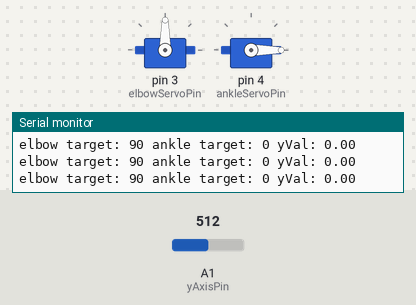
A sketch run on a simulated Arduino Uno, built with avr-gcc and run on an emulated ATmega328P. On the bench: 2 × servo, the last lines printed to the serial monitor. The test bench sets the inputs (shaded band); at power-on: A1 (yAxisPin) = 512.

Above: at 1.2 s.
1.3 s: A1 (yAxisPin) set to 582
2.8 s: A1 (yAxisPin) set to 609
At 3.27 s:
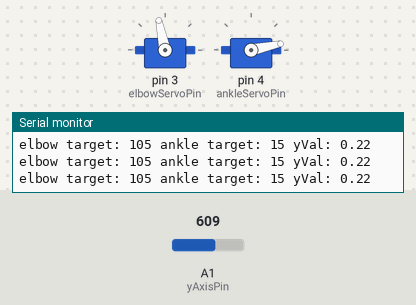
5.8 s: A1 (yAxisPin) set to 306
At 6.67 s:
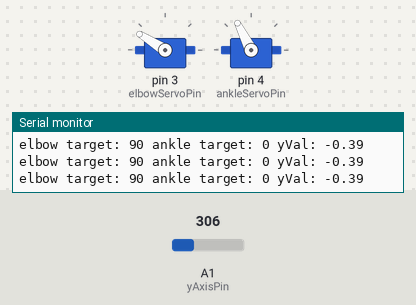
8.8 s: A1 (yAxisPin) set to 0
At 9.37 s:
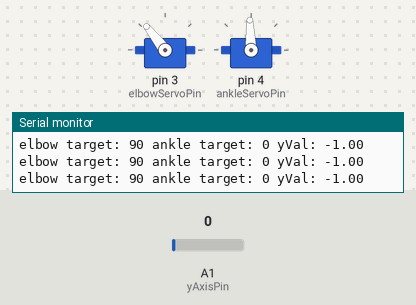
11.8 s: A1 (yAxisPin) set to 1023
At 12.08 s:
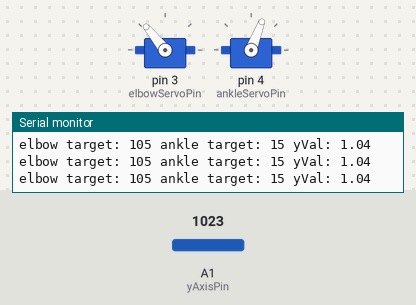
14.8 s: A1 (yAxisPin) set to 511
Timing chart, 0 to 17.3 s (numbered marks = the images above; inputs shaded):
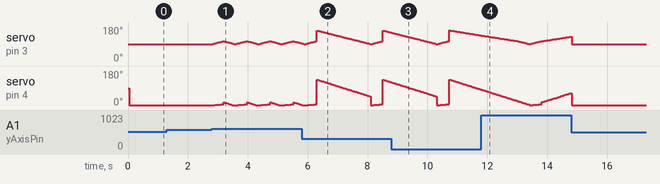

The sketch:

ServoArm.ino
```cpp
#include <Servo.h>
//Servo variables
Servo elbowServo;
Servo ankleServo;

int elbowServoPin = 3;
int elbowServoPos = 90;

int ankleServoPin = 4;
int ankleServoPos = 90;

int elbowServoRate = 1;
int ankleServoRate = 2;
unsigned long servoMoveInterval = 2;
unsigned long lastServoMoveTime = 0;

//Joystick variables
int xAxisPin = 0;
int yAxisPin = 1;
int zAxisPin = 2;

int Y_HOME = 501;
int ANALOG_TOLARANCE = 100;
float xVal, yVal;
int zVal;

enum ElbowServoPos {
  NEUTRAL = 90,
  READY_PUSH = 105,
  ON_GROUND = 162
};

enum AnkleServoPos {
  MIN = 0,
  START_PUSH = 15,
  STRAIGHT = 135
};

enum WiggleStates {
  RETRACTED,
  START_WIGGLE,
  END_WIGGLE
};

WiggleStates state = RETRACTED;
float currentWiggleStrideLength;
int currentElbowTarget;
int currentAnkleTarget;

int absoluteVal(int x) {
    return (x < 0)? -x: x;
}

class ServoPosTransition {
  public:
    int targetPos;
    int rate;
    int initialPos;
    float strideLength;
    bool initialized = false;

    bool ordered = false;
    bool done = false;
    unsigned long lastServoMoveTime = 0;

    ServoPosTransition(int targetPos, int rate) {
      this -> targetPos = targetPos;
      this -> rate = rate;
      this -> initialPos = 0;
      this -> strideLength = 1;
      this -> initialized = true;
    }

    ServoPosTransition(int targetPos, int rate, int initialPos) {
      this -> targetPos = targetPos;
      this -> rate = rate;
      this -> initialPos = initialPos;
      this -> strideLength = 1;
    }

    ServoPosTransition(int targetPos, int rate, int initialPos, float strideLength) {
      this -> strideLength = strideLength;
      this -> rate = rate * absoluteVal(strideLength);
      if (strideLength > 0) {
        this -> targetPos = targetPos > initialPos? absoluteVal(targetPos - initialPos) * absoluteVal(strideLength) + initialPos :absoluteVal(absoluteVal(targetPos - initialPos) * absoluteVal(strideLength) - initialPos);
        this -> initialPos = initialPos;
      } else {
        this -> targetPos = initialPos > targetPos? absoluteVal(initialPos - targetPos) * absoluteVal(strideLength) + targetPos :absoluteVal(absoluteVal(initialPos - targetPos) * absoluteVal(strideLength) - targetPos);
        this -> initialPos = targetPos;
      }
    }

    int run(int servoPos) {
      if (millis() - lastServoMoveTime >= rate) {
        lastServoMoveTime = millis();
        if (initialized == false) {
          initialized = true;
          return initialPos;
        }

        if(targetPos < servoPos) {
          return servoPos -= 1;
        }
        if(targetPos > servoPos) {
          return servoPos += 1;
        }
        if(targetPos == servoPos) {
          done = true;
          return servoPos;
        }
      ordered = true;
      } else {
        return servoPos;
      }
    }
};

ServoPosTransition elbowPosTrans(NEUTRAL, 50);
ServoPosTransition anklePosTrans(MIN, 50);

//Telemetry variables
unsigned long lastTelemetryTime = 0;
unsigned long telemetryInterval = 100;

void setup() {
  elbowServo.attach(elbowServoPin);
  ankleServo.attach(ankleServoPin);
  pinMode(zAxisPin, INPUT_PULLUP);
  Serial.begin(9600);
}

void loop() {
  yVal = readY();
  // yVal = 1;
  if (elbowPosTrans.done && yVal != 0) {
    switch (state) {
    case WiggleStates::RETRACTED:
      currentWiggleStrideLength = yVal;
      state = WiggleStates::START_WIGGLE;
      elbowPosTrans = ServoPosTransition(READY_PUSH, 25, NEUTRAL);//1000ms
      anklePosTrans = ServoPosTransition(START_PUSH, 100, MIN);//1000ms
      break;

    case WiggleStates::START_WIGGLE:
      state = WiggleStates::END_WIGGLE;
      elbowPosTrans = ServoPosTransition(ON_GROUND, 40, READY_PUSH, currentWiggleStrideLength);//1900ms
      anklePosTrans = ServoPosTransition(STRAIGHT, 20, START_PUSH, currentWiggleStrideLength);//1900ms
      currentElbowTarget = elbowPosTrans.targetPos;
      currentAnkleTarget = anklePosTrans.targetPos;
      break;

    case WiggleStates::END_WIGGLE:
      state = WiggleStates::RETRACTED;
      elbowPosTrans = ServoPosTransition(NEUTRAL, 25, currentElbowTarget);//1800ms
      anklePosTrans = ServoPosTransition(MIN, 15, currentAnkleTarget);//1800ms
    default:
      state = WiggleStates::RETRACTED;
      elbowPosTrans = ServoPosTransition(NEUTRAL, 25);
      anklePosTrans = ServoPosTransition(MIN, 20);
      break;
    }
  }
  if (yVal == 0) {
    state = WiggleStates::RETRACTED;
      elbowPosTrans = ServoPosTransition(NEUTRAL, 25);
      anklePosTrans = ServoPosTransition(MIN, 20);
  }
  elbowServoPos = elbowPosTrans.run(elbowServoPos);
  ankleServoPos = anklePosTrans.run(ankleServoPos);
  elbowServo.write(elbowServoPos);
  ankleServo.write(ankleServoPos);

  // if (millis() - lastStepTime >= oneStepInterval) {
  //   lastStepTime = millis();

  //   Serial.print("elbow Servo Pos: ");
  //   Serial.print(elbowServoPos);

  //   Serial.print(" ankle Servo Pos: ");
  //   Serial.println(ankleServoPos);
  // }
  telemetry();
}

float readY() {
  int joystickY = analogRead(yAxisPin);
  if (absoluteVal(joystickY - Y_HOME) >= ANALOG_TOLARANCE) {
      return (float)(joystickY - Y_HOME) / Y_HOME;
  } else {
      return 0;
  }
}

void telemetry() {
    unsigned long currentMillis = millis();
    if (currentMillis - lastTelemetryTime >= telemetryInterval) {
        lastTelemetryTime = currentMillis;
        Serial.print("elbow target: ");
        Serial.print(elbowPosTrans.targetPos);
//        Serial.print(elbowServoPos);
        Serial.print(" ankle target: ");
        Serial.print(anklePosTrans.targetPos);
//        Serial.print(ankleServoPos);
        Serial.print(" yVal: ");
        Serial.println(yVal);
    }
}
// int readAnkleY(){
//   int receivedInt;
//   if (Serial.available()) {
//     receivedInt = Serial.parseInt();
//     if (receivedInt < 180 || receivedInt > 0) {
//       Serial.print("ankle received: ");
//       Serial.println(receivedInt);
//       return receivedInt;
//     } else {return ankleServoPos;};
//   } else {
//     return ankleServoPos;
//   }
// }
```

Measured:
- the behaviour switches between 600 and 601 on A1 (yAxisPin) (found by bisection; images 0 and 1)
